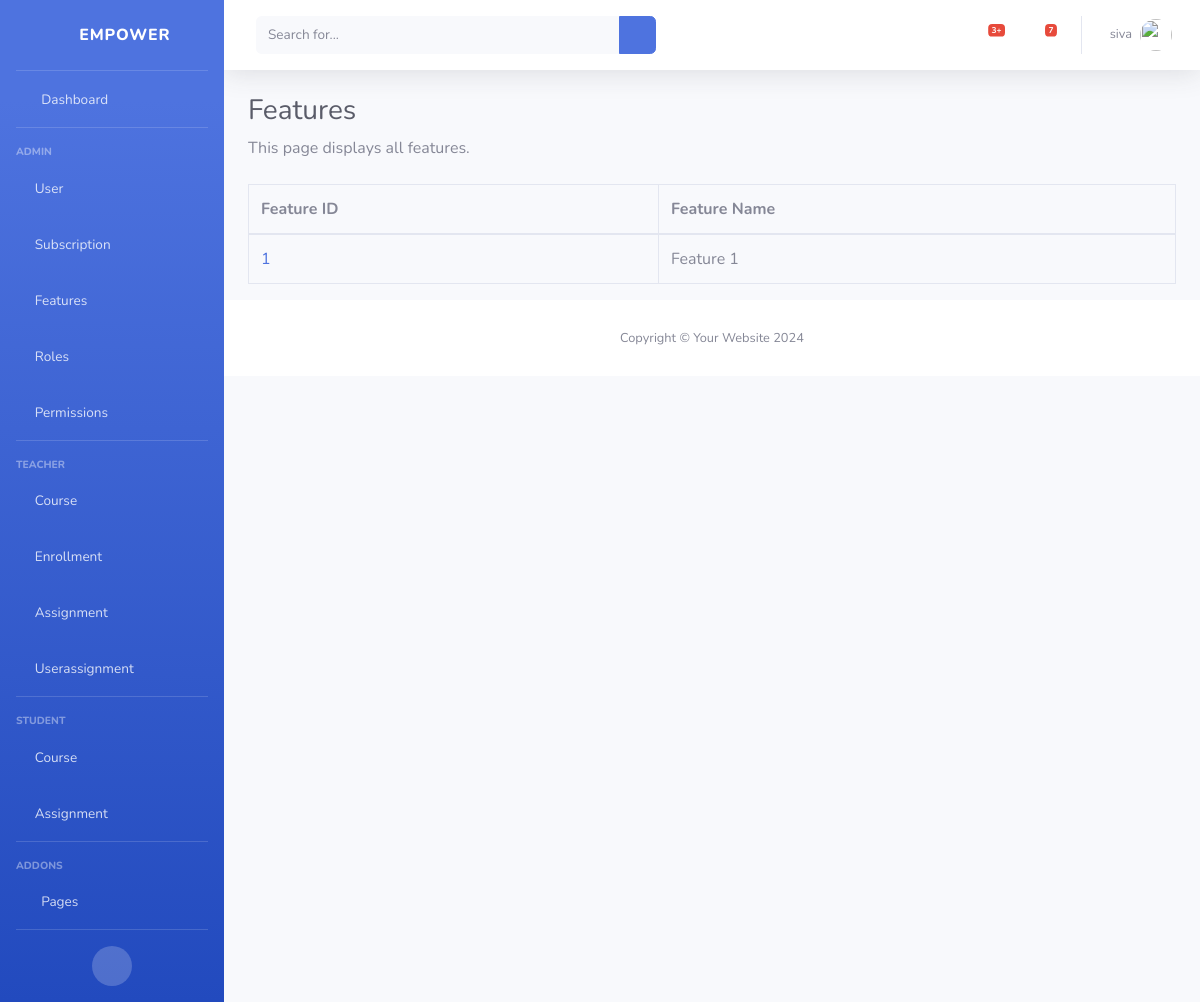
The app's page /features/ (signed in), older data.
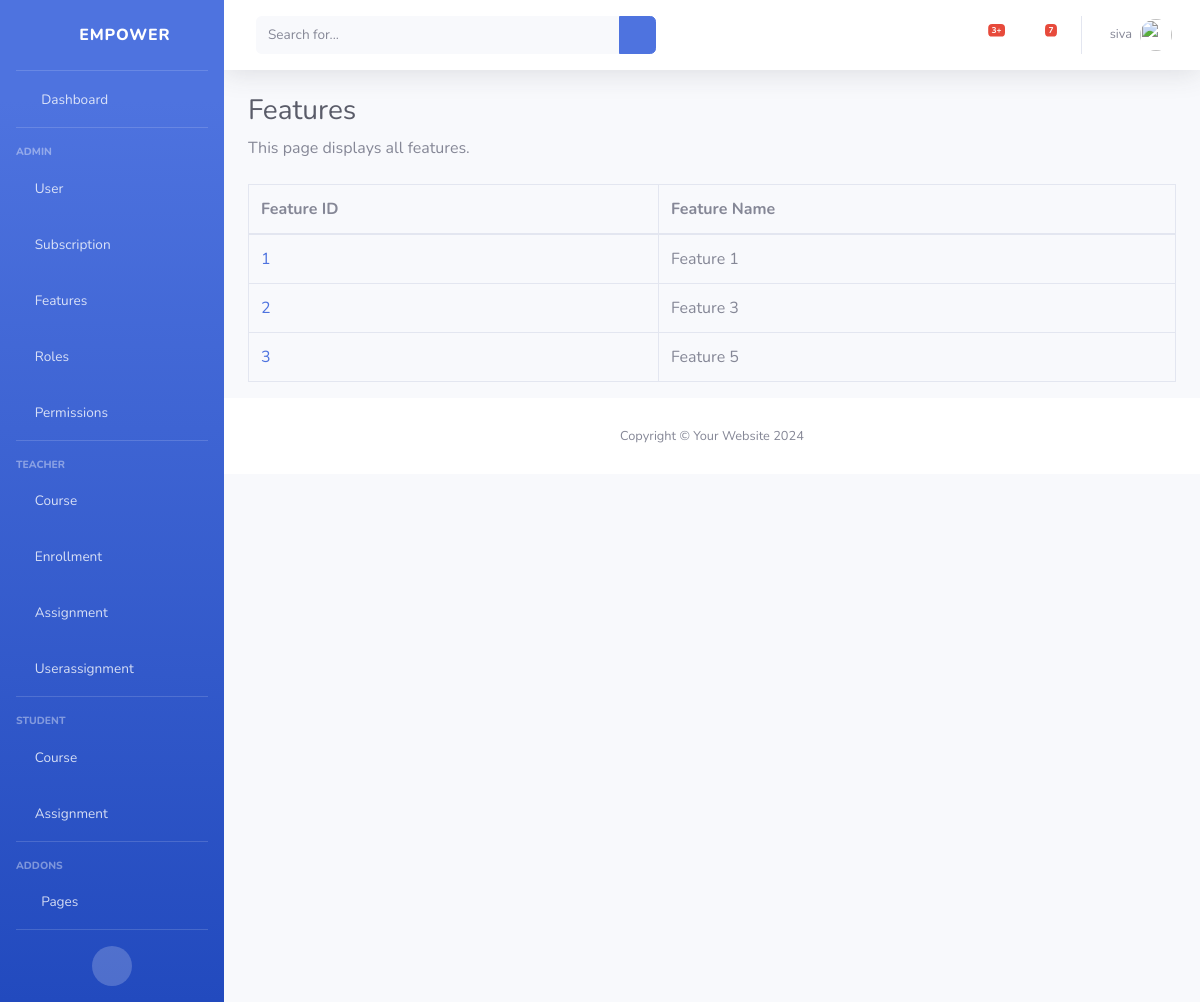
The same page, newer data.
### classRoom/models.py (models this page shows)
class Feature(models.Model):
    id = models.AutoField(primary_key=True)
    feature_name = models.CharField(max_length=255)

### classRoom/views.py (the view)
# urls.py: path('features/', view_features, name='view_features'),
@login_required
def view_features(request):
    features = Feature.objects.all()
    return render(request, 'features/view_features.html', {'features': features})

### classRoom/templates/features/view_features.html
{% extends 'base.html' %}
{% block content %}
    {% load static %}
    <h1 class="h3 mb-2 text-gray-800">Features</h1>
    <p class="mb-4">This page displays all features.</p>
    <table class="table table-bordered" id="dataTable" width="100%" cellspacing="0">
        <thead>
            <tr>
                <th>Feature ID</th>
                <th>Feature Name</th>
            </tr>
        </thead>
        <tbody>
            {% for feature in features %}
                <tr>
                    <td><a href="{% url 'view_feature' feature.id %}">{{ feature.id }}</a></td>
                    <td>{{ feature.feature_name }}</td>
                </tr>
            {% endfor %}
        </tbody>
    </table>
{% endblock %}

Row changes from the older to the newer data that the page shows:
added Feature: id "2", feature_name "Feature 3"
added Feature: id "3", feature_name "Feature 5"
